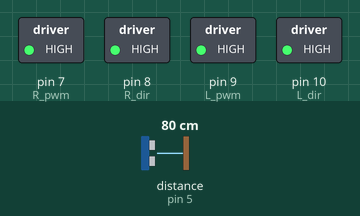
Bench run of a sketch on a simulated Arduino Nano, built with avr-gcc and run on an emulated ATmega328P. Shown: switched loads named in the sketch (green lamp = pin HIGH). Inputs (shaded band) come from the test bench; at power-on: distance to the obstacle (sensor on pin 5) 80 cm. The echo pulse lasts 58.3 µs per cm; pins used as bus, display or sensor lines are not drawn.

Above: at 0.1 s.
Timing chart, 0 to 1.6 s (numbered marks = the images above):
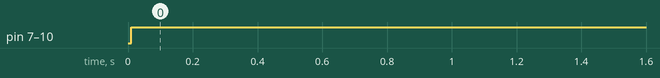

The sketch:

sketch_oct7a.ino
```cpp
/*
모터 드라이브 : MDD10A
모터:
적외선 센서:  GP2Y0D805Z0F
아두이노: 아두이노 우노(아마)
*/

//sensor pins
#define infrared_L A7 // 왼쪽 적외선 센서
#define infrared_R A6 // 오른쪽 적외선 센서

int trig_ff = 6; // 정면 초음파 트리거
int echo_ff = 5; // 정면 초음파 에코
int trig_fr = 4; // 우측 초음파 트리거
int echo_fr = 3;// 우측 초음파 에코
int trig_fl = 2; // 좌측 초음파 트리거
int echo_fl = 1;// 좌측 초음파 에코
//motor pins(dir = 방향, pwm = 속도(0~255))
int L_dir = 10;
int L_pwm = 9;
int R_dir = 8;
int R_pwm = 7;


//목표물과의 최대 거리, 600은 임시로 넣은 것
int enemy_dis = 400;
int vh = 500;
//경기장의 출발선을 고려해서 회전은 오른쪽으로 해야함.
//우측 회전을 기본으로 하되 정면센서가 감지가 안되고 좌측센서가 감지가 되었다면 정면이 감지될 때까지 좌회전
//회전 => 목표물 발견 => 모터 작동
void setup() {
  pinMode(echo_ff, INPUT);
  pinMode(trig_ff, OUTPUT);
  pinMode(echo_fr, INPUT);
  pinMode(trig_fr, OUTPUT);
  pinMode(echo_fl, INPUT);
  pinMode(trig_fl, OUTPUT);
  pinMode(infrared_L, INPUT);
  pinMode(infrared_R, INPUT);

  pinMode(L_dir, OUTPUT);
  pinMode(R_dir, OUTPUT);
  pinMode(L_pwm, OUTPUT);
  pinMode(R_pwm, OUTPUT);

  analogWrite(L_pwm, 0);
  analogWrite(R_pwm, 0);
}

//거리 측정 함수, 단위 cm
int dis_m(int trig, int echo) {
  float len, dis;

  digitalWrite(trig, LOW);
  delay(2);
  digitalWrite(trig, HIGH);
  delay(2);
  digitalWrite(trig, LOW);

  len = pulseIn(echo, HIGH);
  dis = ((float)(340 * len) / 10000) / 2;

  return dis;
}

// 도는 함수
void rotate(){
  digitalWrite(L_dir, HIGH);
  digitalWrite(R_dir, LOW);
  analogWrite(L_pwm, 255);
  analogWrite(R_pwm, 255);
}

void rotate_left(){
  digitalWrite(L_dir, LOW);
  digitalWrite(R_dir, HIGH);
  analogWrite(L_pwm, 255);
  analogWrite(R_pwm, 255);
}

//앞으로 가는 함수
void move_forward(){
  digitalWrite(L_dir, HIGH);
  digitalWrite(R_dir, HIGH);

  analogWrite(L_pwm, 255);
  analogWrite(R_pwm, 255);
}

void loop() {
  //정면 감지를 최우선으로 함.
  if(dis_m(trig_ff, echo_ff) < enemy_dis){
    move_forward();
  }
  else{
    //우측센서가 감지했을 때를 두번째 우선순위로 둔다.(회전 방향을 바꿔야 하기 때문);
    if (dis_m(trig_fr, echo_fr) < dis_m(trig_fl, echo_fr)){
      //좌측센서나 정면센서가 감지될 때까지 반복한다.
      while(dis_m(trig_fl, echo_fr) < enemy_dis || dis_m(trig_ff, echo_ff) < enemy_dis){
        rotate_left();
      }
    }
    else rotate();
  }
}
```

Measured:
- by itself, pin 7 (R_pwm), pin 8 (R_dir), pin 9 (L_pwm), pin 10 (L_dir): LOW → HIGH at 0.01 s
